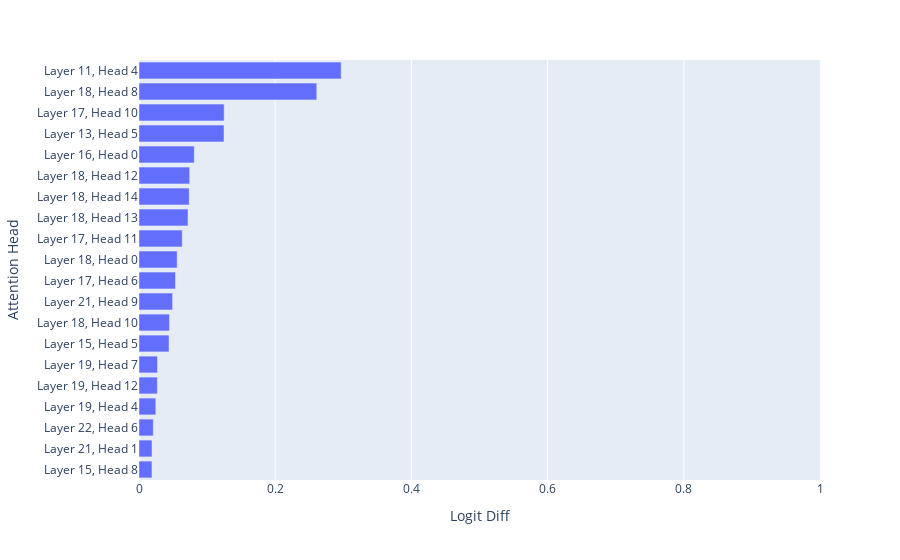

The notebook cell saved with this chart:
### Code cell
plot_attention_heads(per_head_logit_diffs/clean_logit_diff, top_n=20, range_x=[0, 1])

### Figure 1 — Plotly figure (JSON) as saved in the notebook; plotly's stock layout.template omitted (floating-point values rounded to 4 significant figures)
{"data": [{"alignmentgroup": "True", "hovertemplate": "Logit Diff=%{x}<br>Attention Head=%{y}<extra></extra>", "legendgroup": "", "marker": {"color": "#636efa", "pattern": {"shape": ""}}, "name": "", "offsetgroup": "", "orientation": "h", "showlegend": false, "textposition": "auto", "type": "bar", "x": [0.01905, 0.0191, 0.02098, 0.0247, 0.02698, 0.02719, 0.04409, 0.04473, 0.04934, 0.0536, 0.05604, 0.06346, 0.07196, 0.0737, 0.07441, 0.08115, 0.1248, 0.125, 0.2611, 0.2969], "xaxis": "x", "y": ["Layer 15, Head 8", "Layer 21, Head 1", "Layer 22, Head 6", "Layer 19, Head 4", "Layer 19, Head 12", "Layer 19, Head 7", "Layer 15, Head 5", "Layer 18, Head 10", "Layer 21, Head 9", "Layer 17, Head 6", "Layer 18, Head 0", "Layer 17, Head 11", "Layer 18, Head 13", "Layer 18, Head 14", "Layer 18, Head 12", "Layer 16, Head 0", "Layer 13, Head 5", "Layer 17, Head 10", "Layer 18, Head 8", "Layer 11, Head 4"], "yaxis": "y"}], "layout": {"barmode": "relative", "legend": {"tracegroupgap": 0}, "margin": {"t": 60}, "xaxis": {"anchor": "y", "domain": [0, 1], "range": [0, 1], "title": {"text": "Logit Diff"}}, "yaxis": {"anchor": "x", "domain": [0, 1], "title": {"text": "Attention Head"}}}}
